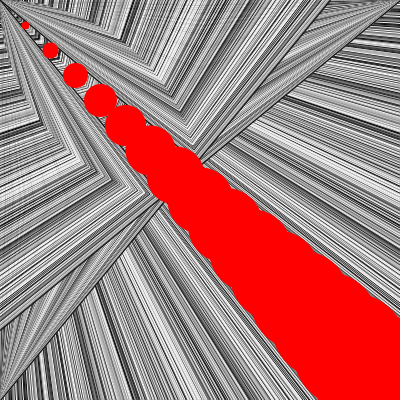
Frame 1 (no input)
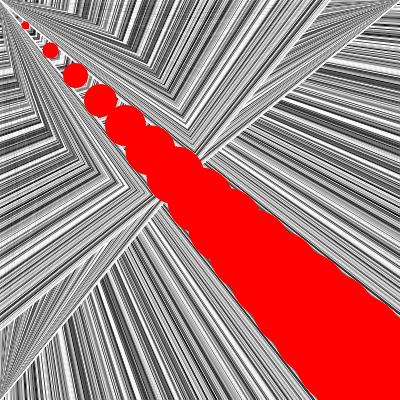
Frame 60 (the mouse pressed at the canvas centre just before this capture)
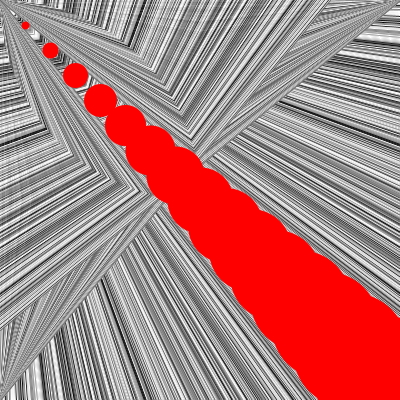
Frame 120 (the mouse held since frame 60 and released just before this capture)

The Processing sketch that drew these frames (run headless with seeded random() and noise(); from frame 60 on, the mouse is pressed at the canvas centre):

// Processing sketch: processing_37409
// ── processing_37409.pde

void setup() {
  size(400, 400);
  background(140);
}
void draw() {
  for (int x=0; x<=330; x++) {
    strokeWeight(1);
    stroke(random(300));
    //bottom left vertex
    line(x, 0, x/width, height);
    //upper left vertex towards bottom
    line(x, height, x/width, 0);
    //upper right vertex
    line(0, x, width, x/height);
    //upper left vertex towards right
    line(0, x/height, width, x);
  }

  for (int p=0; p<width;p+=25) {
    stroke(255,0,0);
    strokeWeight(p/3);//makes point weight gradually grow
    point (p, p);
  }
}
